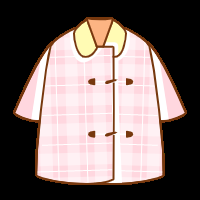
#> input picture train/s1_in/1.png, 200 x 200 px, found by its file name; its folder holds 4 pictures in this run
$ python train.py
#> lines starting #> are read from the running program, lines starting #| are printed output that depends on the picture
import cv2
import os

size = 30
base_path = 'train\\'
base = 'E:\\GitHub\\Dnfpy\\train\\'
in_path = 's1_in\\'
out_path = 's1_out\\'
no_path = 's1_no\\'
f_name = 'pos.txt'
n_name = 'neg.txt'

files = os.listdir(base_path + in_path)
with open(base_path + f_name,'w',encoding='utf-8') as f:
    for fi in files:
        if fi.endswith('jpg') or fi.endswith('png'):
            img = cv2.imread(base_path + in_path + fi)
#> img is the input picture: shape (200, 200, 3); mean B, G, R 107.4, 110, 124.4
            img = cv2.resize(img,(size,size))
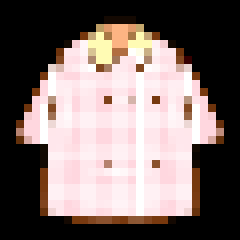
#> img: shape (30, 30, 3) (shown 8 times larger); mean B, G, R 108.2, 110.8, 125.4
            gray = cv2.cvtColor(img, cv2.COLOR_BGR2GRAY)
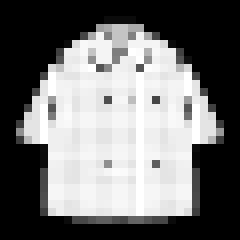
#> gray: shape (30, 30) (shown 8 times larger); min 0, max 255, mean 114.9
            cv2.imwrite(base_path + out_path + fi,img)
            f.write(out_path + fi + ' 1 0 0 ' + f'{size} {size}\n')
#> pass 2 of the loop `for fi in files:`:
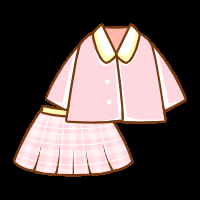
#> input picture train/s1_in/10.png, 200 x 200 px, found by its file name
#> img is the input picture: shape (200, 200, 3); mean B, G, R 77.6, 79.3, 93.5
#> `img = cv2.resize(img,(size,size))`:
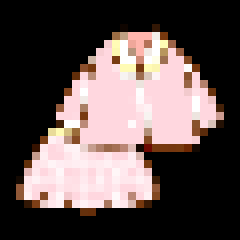
#> img: shape (30, 30, 3) (shown 8 times larger); mean B, G, R 77.6, 79.3, 93.5
#> `gray = cv2.cvtColor(img, cv2.COLOR_BGR2GRAY)`:
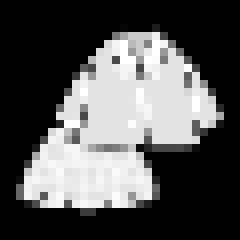
#> gray: shape (30, 30) (shown 8 times larger); min 0, max 255, mean 83.4
#> pass 3 of the loop `for fi in files:`:
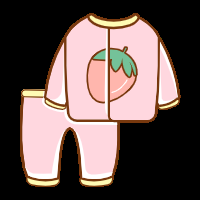
#> input picture train/s1_in/11.png, 200 x 200 px, found by its file name
#> img is the input picture: shape (200, 200, 3); mean B, G, R 82.8, 85.9, 103.5
#> `img = cv2.resize(img,(size,size))`:
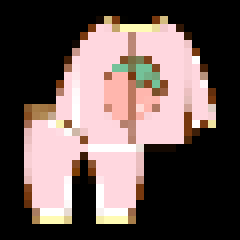
#> img: shape (30, 30, 3) (shown 8 times larger); mean B, G, R 85.5, 88.3, 105.3
#> `gray = cv2.cvtColor(img, cv2.COLOR_BGR2GRAY)`:
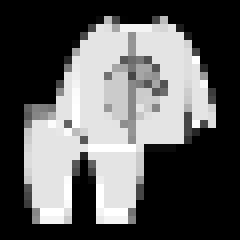
#> gray: shape (30, 30) (shown 8 times larger); min 0, max 255, mean 93.1
#> the loop made 4 passes; the first 3 are shown

#> (the run stopped early here; a loop or call above may not have finished)
